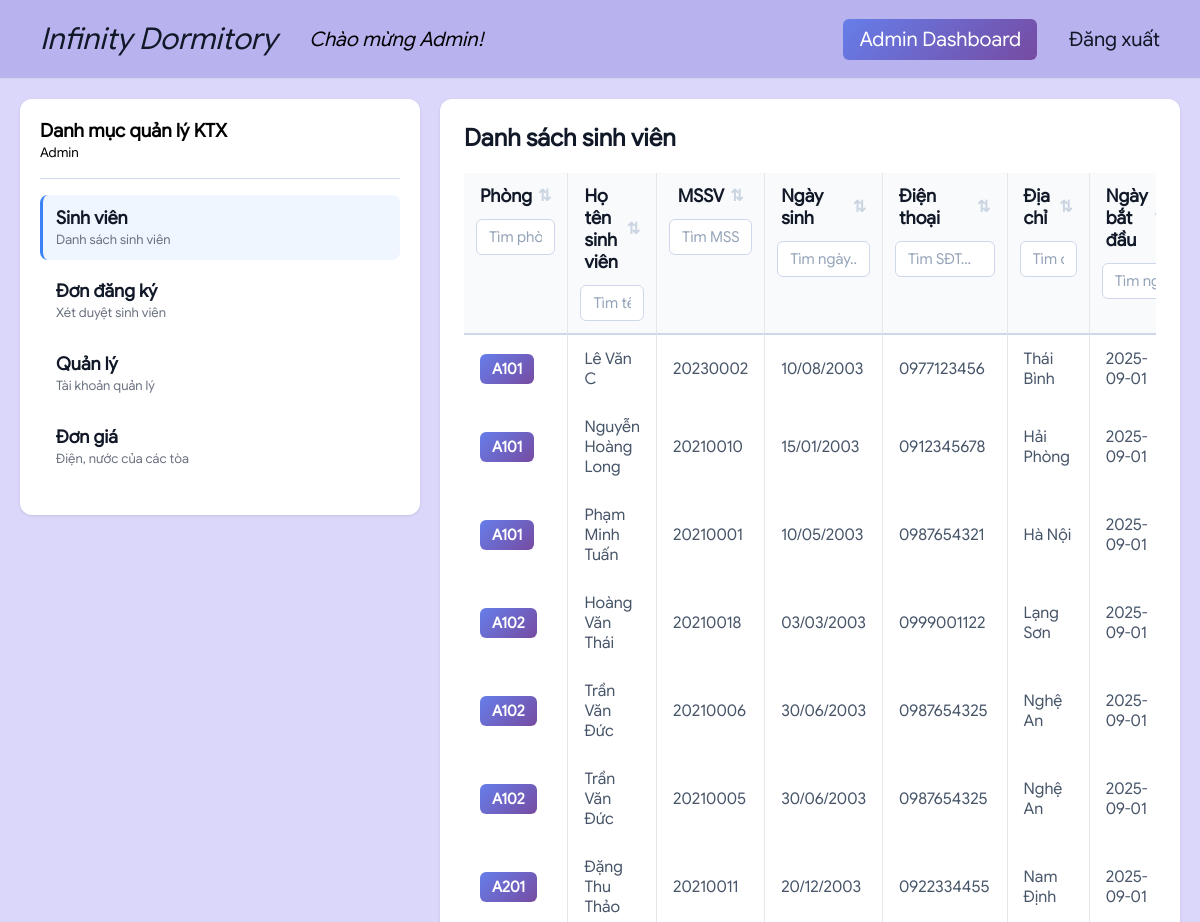
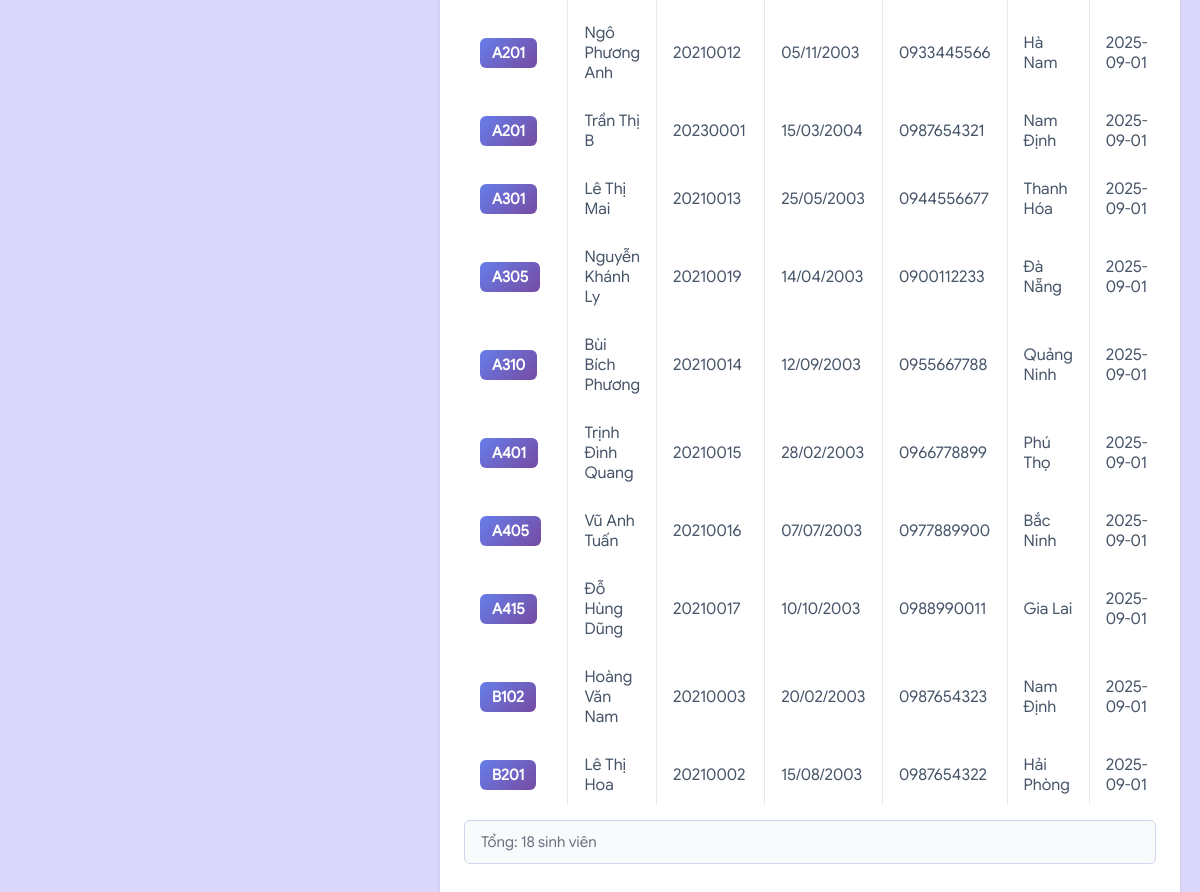
Page /admin/dashboard.php?tab=student (signed in) on the committed database (2 pictures, top to bottom).
### tables this page shows
CREATE TABLE STUDENT
(
    STD_ID VARCHAR(20) NOT NULL PRIMARY KEY,
    STD_NAME VARCHAR(100) NOT NULL,
    STD_DOB DATETIME NOT NULL,
    STD_GD ENUM('Nam', 'Nữ') NOT NULL,
    STD_PHONE VARCHAR(20),
    STD_ADR VARCHAR(200) NOT NULL,
    STD_IMG VARCHAR(255),
    IS_ACTIVE BOOLEAN DEFAULT TRUE,
    USER_ID INT NOT NULL,
    FOREIGN KEY (USER_ID) REFERENCES USERS(USER_ID)
);

### admin/views/students.php (the view, shortened to what this page needs)
<?php
require_once __DIR__ . '/../../database_connection.php';
$students = [];
try
{
    if ($conn) {
        mysqli_set_charset($conn, "utf8mb4");
        $studentQuery = "SELECT DISTINCT
                            s.*,
                            c.ROOM_ID,
                            c.BLOCK_ID,
                            sem.STARTDATE
                        FROM STUDENT s
                        LEFT JOIN CONTRACT c ON s.STD_ID = c.STD_ID
                        LEFT JOIN SEMESTER sem ON c.SEM_ID = sem.SEM_ID
                        WHERE sem.IS_CURRENT = 1
                          AND c.STATUS = 'Active'
                          AND s.IS_ACTIVE = 1
                        ORDER BY c.BLOCK_ID, c.ROOM_ID, s.STD_NAME";
        $stmt = mysqli_prepare($conn, $studentQuery);
        mysqli_stmt_execute($stmt);
        $result = mysqli_stmt_get_result($stmt);
        if ($result) {
            while ($row = mysqli_fetch_assoc($result)) {
                $students[] = $row;
            }
        }
    }
}
catch (Exception $e) {
  $studentError = $e->getMessage();
}
?>
<?php if (isset($studentError)): ?>
  <div class="alert alert-error">Lỗi: <?= htmlspecialchars($studentError) ?></div>
<?php elseif (empty($students)): ?>
  <div class="alert alert-info">Chưa có sinh viên nào trong hệ thống.</div>
<?php else: ?>
  <h2>Danh sách sinh viên</h2>
  <div class="student-table-wrapper">
    <table class="table student-table" id="studentTable">
      <thead>
        <tr>
          <th style="width: 100px">
            <div class="th-content" data-col="0">
              <span>Phòng</span>
              <span class="sort-icon">⇅</span>
            </div>
            <input type="text" class="col-search" data-col="0" placeholder="Tìm phòng...">
          </th>
          <th style="width: 300px">
            <div class="th-content" data-col="1">
              <span>Họ tên sinh viên</span>
              <span class="sort-icon">⇅</span>
            </div>
            <input type="text" class="col-search" data-col="1" placeholder="Tìm tên...">
          </th>
          <th style="width: 120px">
            <div class="th-content" data-col="2">
              <span>MSSV</span>
              <span class="sort-icon">⇅</span>
            </div>
            <input type="text" class="col-search" data-col="2" placeholder="Tìm MSSV...">
          </th>
          <th style="width: 150px">
            <div class="th-content" data-col="3">
              <span>Ngày sinh</span>
              <span class="sort-icon">⇅</span>
            </div>
            <input type="text" class="col-search" data-col="3" placeholder="Tìm ngày...">
          </th>
          <th style="width: 150px">
            <div class="th-content" data-col="4">
              <span>Điện thoại</span>
              <span class="sort-icon">⇅</span>
            </div>
            <input type="text" class="col-search" data-col="4" placeholder="Tìm SĐT...">
          </th>
          <th>
            <div class="th-content" data-col="5">
              <span>Địa chỉ</span>
              <span class="sort-icon">⇅</span>
            </div>
            <input type="text" class="col-search" data-col="5" placeholder="Tìm địa chỉ...">
          </th>
          <th style="width: 120px">
            <div class="th-content" data-col="6">
              <span>Ngày bắt đầu</span>
              <span class="sort-icon">⇅</span>
            </div>
            <input type="text" class="col-search" data-col="6" placeholder="Tìm ngày...">
          </th>
        </tr>
      </thead>
      <tbody>
        <?php foreach ($students as $s): ?>
        <tr class="student-row"
            data-id="<?= htmlspecialchars($s['STD_ID']) ?>"
            data-room="<?= htmlspecialchars($s['ROOM_ID']) ?>"
            style="cursor: pointer;">
          <td>
              <span class="room-badge">
                  <?= $s['ROOM_ID'] ? htmlspecialchars($s['BLOCK_ID'] . $s['ROOM_ID']) : 'Chưa xếp' ?>
              </span>
          </td>
          <td><?= htmlspecialchars($s['STD_NAME']) ?></td>
          <td><?= htmlspecialchars($s['STD_ID']) ?></td>
          <td><?= date('d/m/Y', strtotime($s['STD_DOB'])) ?></td>
          <td><?= htmlspecialchars($s['STD_PHONE']) ?></td>
          <td><?= htmlspecialchars($s['STD_ADR']) ?></td>
          <td><?= htmlspecialchars($s['STARTDATE']) ?></td>
        </tr>
        <?php endforeach; ?>
      </tbody>
    </table>
  </div>
  <div class="table-info">Tổng: <?= count($students) ?> sinh viên</div>
<?php endif; ?>

### admin/dashboard.php (shortened to what this page needs)
<?php
$menuItems = [
    'student' => [
        'title' => 'Sinh viên',
        'desc' => 'Danh sách sinh viên',
        'js' => 'js/student.js',
        'css' => 'css/modal-info.css',
        'view' => 'students.php'
    ],
    'application' => [
        'title' => 'Đơn đăng ký',
        'desc' => 'Xét duyệt sinh viên',
        'js' => 'js/application.js',
        'css' => ['css/modal-info.css', 'css/application.css'],
        'view' => 'applications.php'
    ],
    'manager' => [
        'title' => 'Quản lý',
        'desc' => 'Tài khoản quản lý',
        'js' => 'js/manager.js',
        'css' => null,
        'view' => 'managers.php'
    ],
    'unit' => [
        'title' => 'Đơn giá',
        'desc' => 'Điện, nước của các tòa',
        'js' => 'js/unit.js',
        'css' => 'css/unit.css',
        'view' => 'unit.php'
    ],
];
$tab = $_GET['tab'] ?? 'student';
$current = $menuItems[$tab];
?>
<!DOCTYPE html>
<html lang="vi">
<head>
  <link rel="stylesheet" href="../css/public.css" />
  <link rel="stylesheet" href="css/admin.css" />
  <link rel="stylesheet" href="css/modal.css" />
  <?php
  if (!empty($current['css'])):
      $cssList = is_array($current['css']) ? $current['css'] : [$current['css']];
      foreach ($cssList as $cssFile):
  ?>
      <link rel="stylesheet" href="<?= htmlspecialchars($cssFile) ?>" />
  <?php
      endforeach;
  endif;
  ?>
</head>
<body>
<header class="nav">
  <a href="home.php" style="font-style: italic; font-size: 30px;">Infinity Dormitory</a>
  <p style="font-size: 20px; font-style: italic">Chào mừng <?= htmlspecialchars($_SESSION['name'] ?? 'Admin') ?>!</p>
  <a href="dashboard.php" class="active" style="margin-left:auto">Admin Dashboard</a>
  <a href="../logout.php">Đăng xuất</a>
</header>
<main class="container">
  <aside class="sidebar">
    <div class="sidebar-header">
      <h3>Danh mục quản lý KTX</h3>
      <small>Admin</small>
    </div>
    <nav class="sidebar-list">
      <?php foreach ($menuItems as $key => $item): ?>
          <a href="dashboard.php?tab=<?= urlencode($key) ?>" class="sidebar-item <?= $tab === $key ? 'active' : '' ?>">
              <div>
                  <div class="item-title"><?= htmlspecialchars($item['title']) ?></div>
                  <div class="item-desc"><?= htmlspecialchars($item['desc']) ?></div>
              </div>
          </a>
      <?php endforeach; ?>
    </nav>
  </aside>
  <section class="content-area">
    <div class="content-inner">
      <?php include "views/" . $current['view']; ?>
    </div>
  </section>
</main>
</body>
</html>

### css/public.css (style rules this page uses)
:root { --cl: linear-gradient(135deg, #667eea 0%, #764ba2 100%); --hov: linear-gradient(135deg,rgba(77, 102, 214, 1) 0%, rgba(100, 52, 148, 1) 100%); --primary: #3b82f6; --primary-dark: #2563eb; --danger: #ef4444; --danger-dark: #991100; --success: #10b981; --bg-gray: #f7f9fc; --border: #ced8ea; --text: #111827; --text-muted: #6b7280; }
* { box-sizing: border-box; margin: 0; padding: 0; }
body { font-family: 'Google Sans', sans-serif; }
input { font-family: 'Google Sans'; }
.nav { background: #b8b3ef; padding: 12px 24px; display: flex; align-items: center; gap: 16px; border-bottom: 1px solid var(--border); box-shadow: 0 1px 3px rgba(0, 0, 0, 0.05); }
.nav a { text-decoration: none; color: var(--text); padding: 8px 16px; border-radius: 6px; font-weight: 500; font-size: 20px; transition: all 0.2s; }
.nav a.active { background: var(--cl); color: white; }
.sidebar { width: 400px; background: white; border-radius: 12px; padding: 20px; box-shadow: 0 1px 3px rgba(0, 0, 0, 0.1); display: flex; flex-direction: column; height: fit-content; position: sticky; top: 20px; }
.sidebar-header { padding-bottom: 16px; border-bottom: 1px solid var(--border); margin-bottom: 16px; }
.sidebar-list { display: flex; flex-direction: column; gap: 8px; margin-bottom: 16px; }
.sidebar-item { display: block; padding: 12px 16px; border-radius: 8px; text-decoration: none; color: var(--text); transition: all 0.2s; cursor: pointer; }
.sidebar-item.active { background: #eff6ff; border-left: 3px solid var(--primary); padding-left: 13px; }
.sidebar-item .item-title { font-weight: 600; font-size: 18px; margin-bottom: 2px; }
.sidebar-item .item-desc { font-size: 13px; color: var(--text-muted); }
.container { display: flex; min-height: calc(100vh - 57px); gap: 20px; padding: 20px; background: #dad7fb; }
.content-area { flex: 1; min-width: 0; background: white; padding: 24px; border-radius: 12px; box-shadow: 0 1px 3px rgba(0, 0, 0, 0.1); min-height: 500px; }
.content-area h2 { font-weight: 700; margin-bottom: 20px; color: var(--text); }
table { width: 100%; border-collapse: collapse; background: white; border-radius: 8px; box-shadow: 0 1px 3px rgba(0, 0, 0, 0.1); }
table th { background: #f9fafb; padding: 12px; text-align: left; font-weight: 600; font-size: 14px; color: var(--text); border-bottom: 2px solid var(--border); }

### admin/css/admin.css (style rules this page uses)
.student-table-wrapper { max-height: 70vh; overflow-y: auto; position: relative; }
.student-table thead th { position: sticky; top: 0; z-index: 100; background-color: #f8fafc; border-bottom: 2px solid var(--border); }
.student-table { border-collapse: separate; border-spacing: 0; }
.student-table th, .student-table td { border-right: 1px solid #e5e7eb; }
.student-table th:last-child, .student-table td:last-child { border-right: none; }
.student-table th { background: #f8fafc; padding: 0; border-bottom: 2px solid var(--border); vertical-align: top; }
.student-table th .th-content { display: flex; align-items: center; justify-content: center; padding: 12px 16px; cursor: pointer; user-select: none; transition: background 0.2s; font-weight: 600; font-size: 18px; color: var(--text); }
.student-table .sort-icon { color: #cbd5e1; font-size: 16px; margin-left: 6px; transition: color 0.2s; }
.student-table .col-search { width: calc(100% - 24px); margin: 0 12px 12px; padding: 8px 12px; border: 1px solid var(--border); border-radius: 6px; font-size: 15px; transition: all 0.2s; }
.student-table .col-search::placeholder { color: #94a3b8; }
.student-table tbody tr { border-bottom: 1px solid #f1f5f9; transition: background 0.15s; }
.student-table tbody td { padding: 14px 16px; color: #475569; font-size: 16px; }
.room-badge { display: inline-block; padding: 6px 12px; background: linear-gradient(135deg, #667eea 0%, #764ba2 100%); color: white; border-radius: 6px; font-weight: 600; font-size: 15px; }
.table-info { margin-top: 16px; padding: 12px 16px; background: #f8fafc; border-radius: 6px; color: var(--text-muted); font-size: 15px; border: 1px solid var(--border); }

### rows in the picture
student: ROOM_ID "A101", STD_NAME "Lê Văn C", STD_ID "20230002", STD_DOB "10/08/2003", STD_PHONE "0977123456", STD_ADR "Thái Bình", STARTDATE "2025-09-01"
student: ROOM_ID "A101", STD_NAME "Nguyễn Hoàng Long", STD_ID "20210010", STD_DOB "15/01/2003", STD_PHONE "0912345678", STD_ADR "Hải Phòng", STARTDATE "2025-09-01"
student: ROOM_ID "A101", STD_NAME "Phạm Minh Tuấn", STD_ID "20210001", STD_DOB "10/05/2003", STD_PHONE "0987654321", STD_ADR "Hà Nội", STARTDATE "2025-09-01"
student: ROOM_ID "A102", STD_NAME "Hoàng Văn Thái", STD_ID "20210018", STD_DOB "03/03/2003", STD_PHONE "0999001122", STD_ADR "Lạng Sơn", STARTDATE "2025-09-01"
student: ROOM_ID "A102", STD_NAME "Trần Văn Đức", STD_ID "20210006", STD_DOB "30/06/2003", STD_PHONE "0987654325", STD_ADR "Nghệ An", STARTDATE "2025-09-01"
student: ROOM_ID "A102", STD_NAME "Trần Văn Đức", STD_ID "20210005", STD_DOB "30/06/2003", STD_PHONE "0987654325", STD_ADR "Nghệ An", STARTDATE "2025-09-01"
student: ROOM_ID "A201", STD_NAME "Đặng Thu Thảo", STD_ID "20210011", STD_DOB "20/12/2003", STD_PHONE "0922334455", STD_ADR "Nam Định", STARTDATE "2025-09-01"
student: ROOM_ID "A201", STD_NAME "Ngô Phương Anh", STD_ID "20210012", STD_DOB "05/11/2003", STD_PHONE "0933445566", STD_ADR "Hà Nam", STARTDATE "2025-09-01"
student: ROOM_ID "A201", STD_NAME "Trần Thị B", STD_ID "20230001", STD_DOB "15/03/2004", STD_PHONE "0987654321", STD_ADR "Nam Định", STARTDATE "2025-09-01"
student: ROOM_ID "A301", STD_NAME "Lê Thị Mai", STD_ID "20210013", STD_DOB "25/05/2003", STD_PHONE "0944556677", STD_ADR "Thanh Hóa", STARTDATE "2025-09-01"
student: ROOM_ID "A305", STD_NAME "Nguyễn Khánh Ly", STD_ID "20210019", STD_DOB "14/04/2003", STD_PHONE "0900112233", STD_ADR "Đà Nẵng", STARTDATE "2025-09-01"
student: ROOM_ID "A310", STD_NAME "Bùi Bích Phương", STD_ID "20210014", STD_DOB "12/09/2003", STD_PHONE "0955667788", STD_ADR "Quảng Ninh", STARTDATE "2025-09-01"
student: ROOM_ID "A401", STD_NAME "Trịnh Đình Quang", STD_ID "20210015", STD_DOB "28/02/2003", STD_PHONE "0966778899", STD_ADR "Phú Thọ", STARTDATE "2025-09-01"
student: ROOM_ID "A405", STD_NAME "Vũ Anh Tuấn", STD_ID "20210016", STD_DOB "07/07/2003", STD_PHONE "0977889900", STD_ADR "Bắc Ninh", STARTDATE "2025-09-01"
student: ROOM_ID "A415", STD_NAME "Đỗ Hùng Dũng", STD_ID "20210017", STD_DOB "10/10/2003", STD_PHONE "0988990011", STD_ADR "Gia Lai", STARTDATE "2025-09-01"
student: ROOM_ID "B102", STD_NAME "Hoàng Văn Nam", STD_ID "20210003", STD_DOB "20/02/2003", STD_PHONE "0987654323", STD_ADR "Nam Định", STARTDATE "2025-09-01"
student: ROOM_ID "B201", STD_NAME "Lê Thị Hoa", STD_ID "20210002", STD_DOB "15/08/2003", STD_PHONE "0987654322", STD_ADR "Hải Phòng", STARTDATE "2025-09-01"

### other values in the picture
$_SESSION['name'] "Admin"
$item['title'] "Sinh viên"
$item['desc'] "Danh sách sinh viên"
$item['title'] "Đơn đăng ký"
$item['desc'] "Xét duyệt sinh viên"
$item['title'] "Quản lý"
$item['desc'] "Tài khoản quản lý"
$item['title'] "Đơn giá"
$item['desc'] "Điện, nước của các tòa"
count($students) "18"
